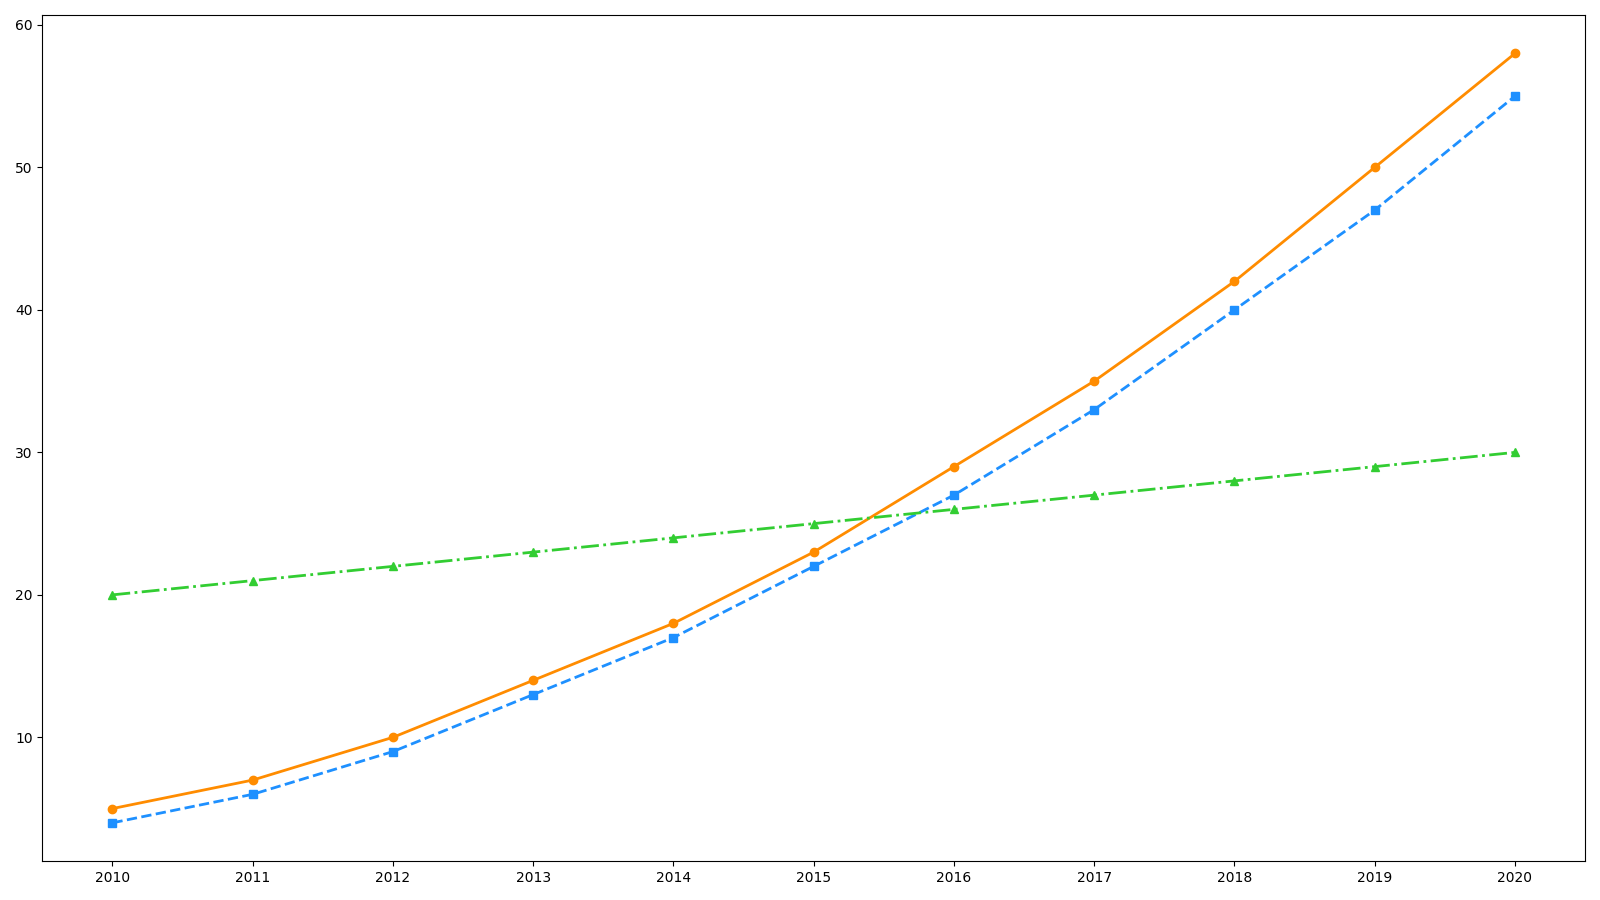

This figure's Python source:
import matplotlib.pyplot as plt
import numpy as np

years = np.arange(2010, 2021)
solar = [5, 7, 10, 14, 18, 23, 29, 35, 42, 50, 58]
wind = [4, 6, 9, 13, 17, 22, 27, 33, 40, 47, 55]
hydro = [20, 21, 22, 23, 24, 25, 26, 27, 28, 29, 30]

fig, ax1 = plt.subplots(figsize=(16, 9))
ax1.plot(years, solar, marker='o', linestyle='-', color='#FF8C00', linewidth=2)
ax1.plot(years, wind, marker='s', linestyle='--', color='#1E90FF', linewidth=2)
ax1.plot(years, hydro, marker='^', linestyle='-.', color='#32CD32', linewidth=2)

ax1.set_xticks(years)

plt.tight_layout()
plt.show()
